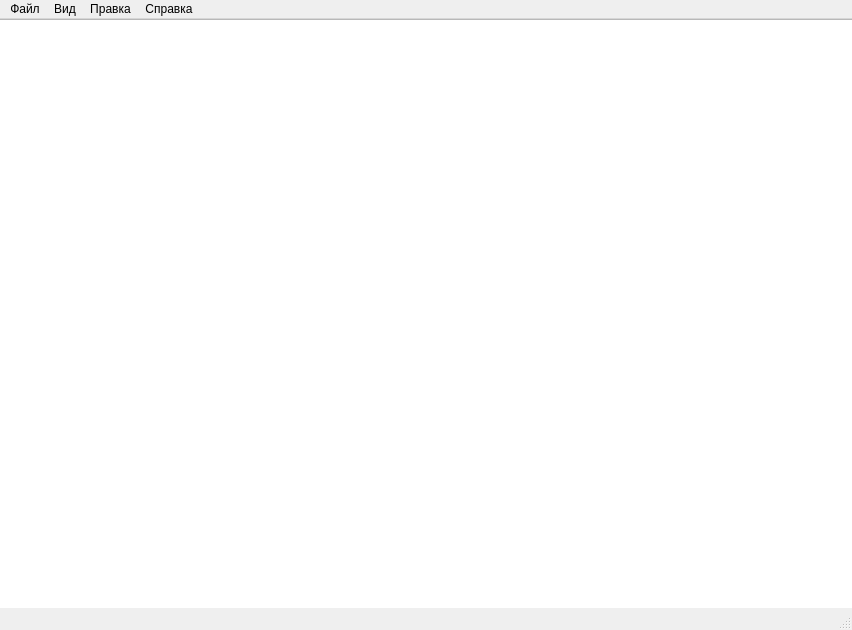
<?xml version="1.0" encoding="UTF-8"?>
<ui version="4.0">
 <class>TextEditor</class>
 <widget class="QMainWindow" name="TextEditor">
  <property name="geometry">
   <rect>
    <x>0</x>
    <y>0</y>
    <width>852</width>
    <height>630</height>
   </rect>
  </property>
  <property name="windowTitle">
   <string>TextEditor</string>
  </property>
  <widget class="QWidget" name="centralwidget">
   <widget class="QTextEdit" name="textEdit">
    <property name="geometry">
     <rect>
      <x>-20</x>
      <y>0</y>
      <width>881</width>
      <height>601</height>
     </rect>
    </property>
   </widget>
  </widget>
  <widget class="QMenuBar" name="menubar">
   <property name="geometry">
    <rect>
     <x>0</x>
     <y>0</y>
     <width>852</width>
     <height>21</height>
    </rect>
   </property>
   <widget class="QMenu" name="menu">
    <property name="title">
     <string>Файл</string>
    </property>
    <addaction name="actionNew"/>
    <addaction name="actionOpen"/>
    <addaction name="separator"/>
    <addaction name="actionSave"/>
    <addaction name="actionSave_As"/>
    <addaction name="separator"/>
    <addaction name="actionClose"/>
    <addaction name="separator"/>
    <addaction name="actionExit"/>
   </widget>
   <widget class="QMenu" name="menu_2">
    <property name="title">
     <string>Вид</string>
    </property>
    <addaction name="actionSelect_Font"/>
    <addaction name="separator"/>
   </widget>
   <widget class="QMenu" name="menu_3">
    <property name="title">
     <string>Справка</string>
    </property>
    <addaction name="actionAbout"/>
    <addaction name="separator"/>
    <addaction name="actionAbout_Qt"/>
   </widget>
   <widget class="QMenu" name="menu_4">
    <property name="title">
     <string>Правка</string>
    </property>
    <addaction name="actionCut"/>
    <addaction name="separator"/>
    <addaction name="actionCopy"/>
    <addaction name="separator"/>
    <addaction name="actionPaste"/>
    <addaction name="separator"/>
    <addaction name="actionUndo"/>
    <addaction name="separator"/>
    <addaction name="actionRedo"/>
   </widget>
   <addaction name="menu"/>
   <addaction name="menu_2"/>
   <addaction name="menu_4"/>
   <addaction name="menu_3"/>
  </widget>
  <widget class="QStatusBar" name="statusbar"/>
  <action name="actionNew">
   <property name="icon">
    <iconset>
     <normaloff>new.png</normaloff>new.png</iconset>
   </property>
   <property name="text">
    <string>New</string>
   </property>
   <property name="toolTip">
    <string>Создать новый документ</string>
   </property>
   <property name="shortcut">
    <string>Ctrl+N</string>
   </property>
  </action>
  <action name="actionClose">
   <property name="text">
    <string>Close</string>
   </property>
   <property name="toolTip">
    <string>Закрыть текущее окно</string>
   </property>
   <property name="shortcut">
    <string>Ctrl+W</string>
   </property>
  </action>
  <action name="actionExit">
   <property name="text">
    <string>Exit</string>
   </property>
   <property name="toolTip">
    <string>Закрыть приложение</string>
   </property>
  </action>
  <action name="actionSelect_Font">
   <property name="text">
    <string>Select Font</string>
   </property>
   <property name="toolTip">
    <string>Select the display font</string>
   </property>
  </action>
  <action name="actionAbout">
   <property name="text">
    <string>About</string>
   </property>
  </action>
  <action name="actionAbout_Qt">
   <property name="text">
    <string>About Qt</string>
   </property>
  </action>
  <action name="actionCut">
   <property name="icon">
    <iconset>
     <normaloff>cut.png</normaloff>cut.png</iconset>
   </property>
   <property name="text">
    <string>Cut</string>
   </property>
   <property name="toolTip">
    <string>Вырезать</string>
   </property>
   <property name="shortcut">
    <string>Ctrl+X</string>
   </property>
  </action>
  <action name="actionCopy">
   <property name="icon">
    <iconset>
     <normaloff>copy.png</normaloff>copy.png</iconset>
   </property>
   <property name="text">
    <string>Copy</string>
   </property>
   <property name="toolTip">
    <string>Копировать</string>
   </property>
  </action>
  <action name="actionPaste">
   <property name="icon">
    <iconset>
     <normaloff>paste.png</normaloff>paste.png</iconset>
   </property>
   <property name="text">
    <string>Paste</string>
   </property>
   <property name="toolTip">
    <string>Вставить</string>
   </property>
   <property name="shortcut">
    <string>Ctrl+V</string>
   </property>
  </action>
  <action name="actionUndo">
   <property name="text">
    <string>Undo</string>
   </property>
   <property name="toolTip">
    <string>undo the last action</string>
   </property>
   <property name="shortcut">
    <string>Ctrl+Z</string>
   </property>
  </action>
  <action name="actionRedo">
   <property name="text">
    <string>Redo</string>
   </property>
   <property name="toolTip">
    <string>redo the last action</string>
   </property>
   <property name="shortcut">
    <string>Ctrl+Y</string>
   </property>
  </action>
  <action name="actionOpen">
   <property name="icon">
    <iconset>
     <normaloff>open.png</normaloff>open.png</iconset>
   </property>
   <property name="text">
    <string>Open</string>
   </property>
   <property name="toolTip">
    <string>Открыть документ</string>
   </property>
   <property name="shortcut">
    <string>Ctrl+O</string>
   </property>
  </action>
  <action name="actionSave">
   <property name="icon">
    <iconset>
     <normaloff>save.png</normaloff>save.png</iconset>
   </property>
   <property name="text">
    <string>Save</string>
   </property>
   <property name="toolTip">
    <string>Сохранить документ</string>
   </property>
   <property name="shortcut">
    <string>Ctrl+S</string>
   </property>
  </action>
  <action name="actionSave_As">
   <property name="text">
    <string>Save As</string>
   </property>
   <property name="toolTip">
    <string>Сохранить документ как</string>
   </property>
   <property name="shortcut">
    <string>Ctrl+Shift+S</string>
   </property>
  </action>
 </widget>
 <resources/>
 <connections/>
</ui>
